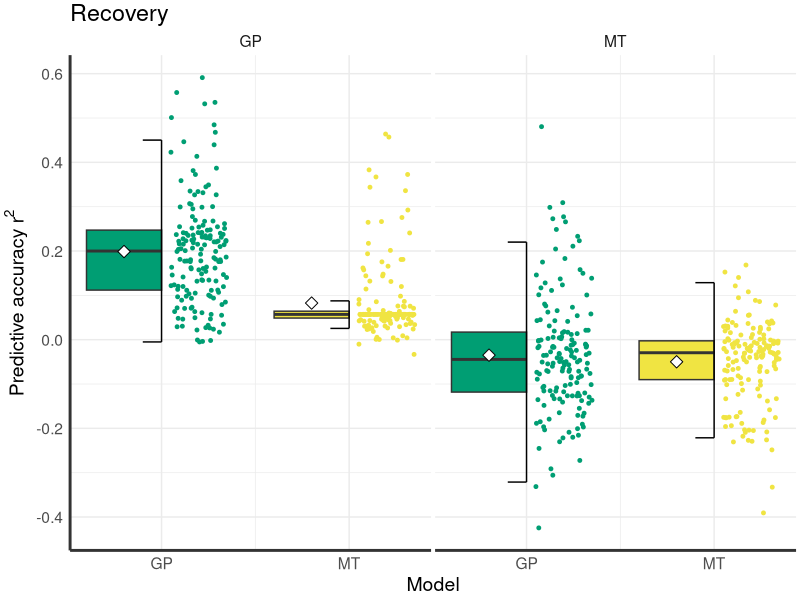

Write R code to recreate this figure.
d1<-read.csv("gprecovergp.csv")
d2<-read.csv("bmtrecovergp.csv")
d3<-read.csv("gprecoverbmt.csv")
d4<-read.csv("bmtrecoverbmt.csv")

d1$r2<-1-d1$X.2/(-25*log(1/64))
d2$r2<-1-d2$X.2/(-25*log(1/64))
d3$r2<-1-d3$X.2/(-25*log(1/64))
d4$r2<-1-d4$X.2/(-25*log(1/64))

d1$id<-d2$id<-d3$id<-d4$id<-rep(1:160, each=8)

library(plyr)
dd1<-ddply(d1, ~id, summarize, r2=mean(r2))
dd2<-ddply(d2, ~id, summarize, r2=mean(r2))
dd3<-ddply(d3, ~id, summarize, r2=mean(r2))
dd4<-ddply(d4, ~id, summarize, r2=mean(r2))


dd<-rbind(dd1, dd2, dd3, dd4)
dd$model<-rep(c("GP", "MT", "GP", "MT"), each=nrow(dd1))
dd$producing<-rep(c("GP", "MT"), each=nrow(dd1)*2)
#data frame with everything we need, i.e. min, max, lower nad upper quantile, median, CIs & mean
dp1<-ddply(dd, ~producing+model, summarize,
           d_ymin = max(min(r2), quantile(r2, 0.25) - 1.5 * IQR(r2)), 
           d_ymax = min(max(r2), quantile(r2, 0.75) + 1.5 * IQR(r2)),
           d_lower = quantile(r2, 0.25),  d_middle = median(r2), d_upper = quantile(r2, 0.75),
           mu=mean(r2))

dp1$model<-factor(dp1$model, levels=(c("GP", "MT")))
dd$model<-factor(dd$model, levels=(c("GP", "MT")))

library(ggplot2)
fontsize<-14
cbPalette <- c("#000000", "#E69F00", "#56B4E9", "#009E73", "#F0E442", "#0072B2", "#D55E00", "#CC79A7")
names(dd)
dd<-ddply(dd, ~id+model+producing, r2=mean(r2))
p1<-ggplot(data = dp1) +
  #boxplot with given values, we only need half of it
  geom_boxplot(aes(x = as.numeric(model)-0.2, ymin = d_lower, ymax = d_upper, lower = d_lower, 
                   middle = d_middle, upper = d_upper, width = 2 * 0.2, fill = model), stat = "identity") +
  #jitter of raw data points, needs the full data frame
  geom_jitter(data=dd, aes(x = as.numeric(model) + 0.2,  y = r2,  color = model), 
              width = 0.2 - 0.25 * 0.2, height = 0, size=1)+
  #vertical segment
  geom_segment(aes(x = as.numeric(model), y = d_ymin, xend = as.numeric(model), yend = d_ymax)) +
  geom_point(aes(x = as.numeric(model)-0.2, y = mu), shape=23, size=3, fill="white", color="black") +
  #top horizontal segment
  geom_segment(aes(x = as.numeric(model) - 0.1,  y = d_ymax, xend = as.numeric(model),  yend = d_ymax)) +
  #top vertical segment
  geom_segment(aes(x = as.numeric(model) - 0.1, y = d_ymin, xend = as.numeric(model), yend = d_ymin)) +
  facet_wrap(~producing)+
  #theme minimal
  theme_minimal()+
  #sans
  theme(text = element_text(size=fontsize,  family="sans"))+
  #colors and fill
  scale_fill_manual(values = c(cbPalette[c(4,5)]))+
  scale_color_manual(values = c(cbPalette[c(4,5)]))+
  #labs
  xlab("Model")+ylab(expression("Predictive accuracy"~r^2))+
  #no legend
  theme(legend.position="none", strip.background=element_blank(), legend.key=element_rect(color=NA))+
  #labe x-axis
  scale_x_continuous(breaks = c(1,2,3,4),labels = c("GP","MT", "GP", "MT"))+
  ggtitle("Recovery")+
  #various theme changes including reducing white space and adding axes
  theme(axis.line.x = element_line(color="grey20", size = 1),
        axis.line.y = element_line(color="grey20", size = 1), 
        panel.spacing.x=unit(0.2, "lines"),
        panel.spacing.y=unit(1, "lines"),
        plot.title = element_text(family = "sans", margin=margin(0,0,0,0)),
        plot.margin = unit(c(0.1, 0.1, 0.1, 0.1), "cm"))

pdf("recoverycompare.pdf", width=8, height=4)
p1
dev.off()
